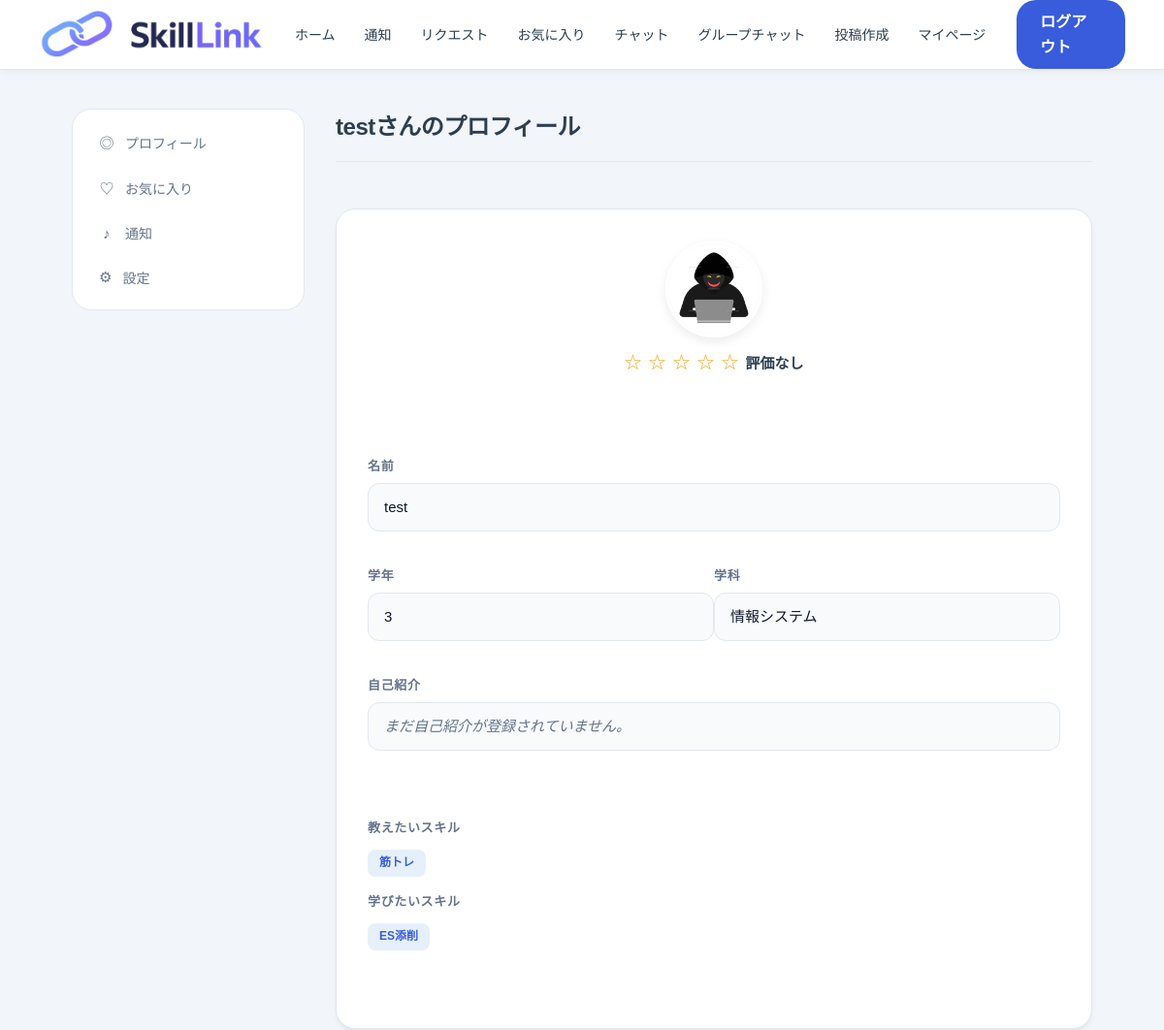
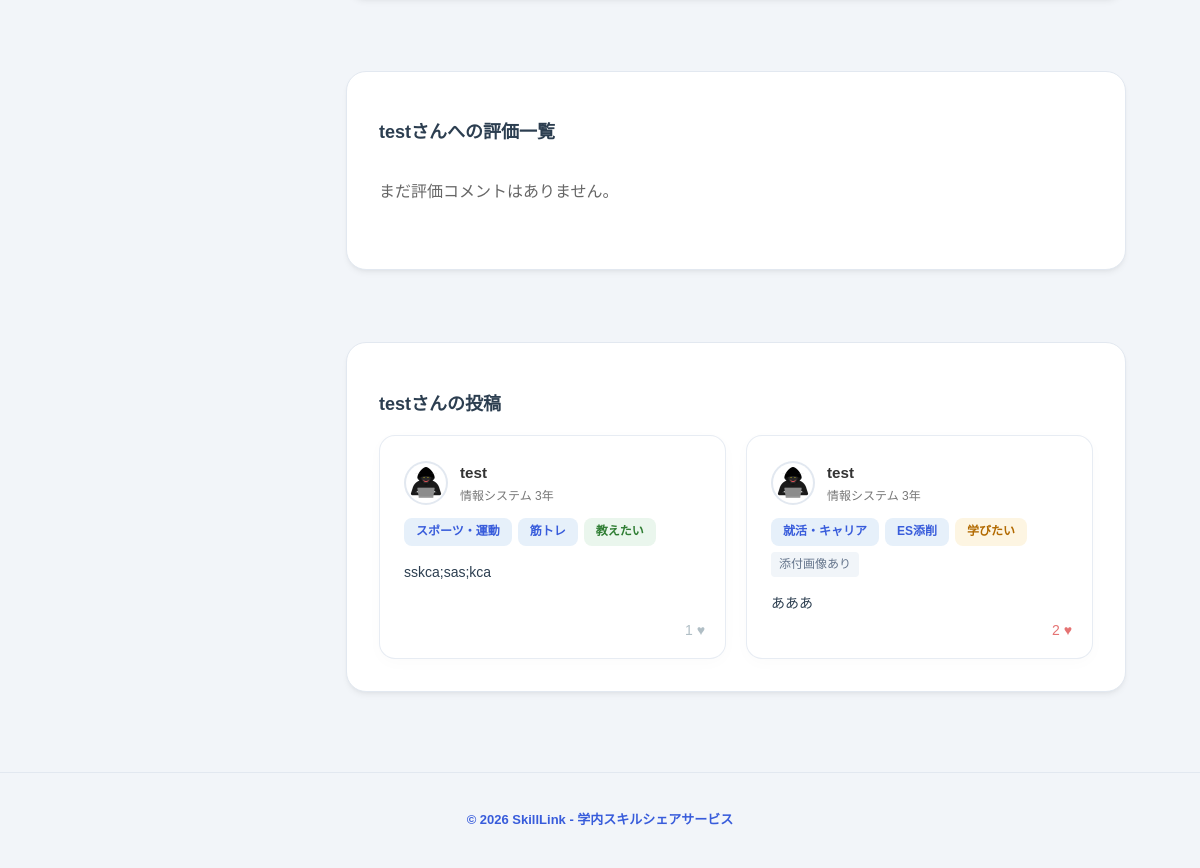
The page /users/1 (signed in) on the database its author committed (2 pictures, top to bottom).
### tables this page shows
CREATE TABLE users (user_id INTEGER PRIMARY KEY AUTOINCREMENT,
        name TEXT NOT NULL UNIQUE, email TEXT NOT NULL UNIQUE, password TEXT NOT NULL, grade TEXT NOT NULL, department TEXT NOT NULL,
        introduction TEXT, icon_path TEXT);

CREATE TABLE skills (skill_id INTEGER PRIMARY KEY AUTOINCREMENT, skill_name TEXT NOT NULL, category_id INTEGER NOT NULL , FOREIGN KEY(category_id) REFERENCES categories(category_id), UNIQUE (skill_name, category_id));

CREATE TABLE posts (post_id INTEGER PRIMARY KEY AUTOINCREMENT, user_id INTEGER NOT NULL, skill_id INTEGER NOT NULL, post_type TEXT NOT NULL,
        post_text TEXT NOT NULL, post_date TIMESTAMP DEFAULT CURRENT_TIMESTAMP, category_id INTEGER NOT NULL, image_path TEXT,
        FOREIGN KEY(user_id) REFERENCES users(user_id),  FOREIGN KEY(skill_id) REFERENCES skills(skill_id), FOREIGN KEY(category_id) REFERENCES categories(category_id));

### routes/posts.py (the view)
@posts.route("/users/<int:user_id>")
def other_profile(user_id):
    if 'user_email' not in session:
        return redirect('/login')
    my_user_id = session.get('user_id')
    if user_id == my_user_id:
        return redirect('/profile')
    db = get_db()
    user_row = db.execute("SELECT * FROM users WHERE user_id = ?", (user_id,)).fetchone()
    if not user_row:
        return "ユーザーが見つかりません", 404
    user = dict(user_row) if user_row else None
    teach_rows = db.execute("""
        SELECT DISTINCT skills.skill_id, skills.skill_name
        FROM posts
        JOIN skills ON posts.skill_id = skills.skill_id
        WHERE posts.user_id = ? AND posts.post_type = '教えたい'
    """, (user_id,)).fetchall()
    skills_teach = [{'skill_id': r[0], 'skill_name': r[1]} for r in teach_rows]
    learn_rows = db.execute("""
        SELECT DISTINCT skills.skill_id, skills.skill_name
        FROM posts
        JOIN skills ON posts.skill_id = skills.skill_id
        WHERE posts.user_id = ? AND posts.post_type = '学びたい'
    """, (user_id,)).fetchall()
    skills_learn = [{'skill_id': r[0], 'skill_name': r[1]} for r in learn_rows]
    user_posts_rows = db.execute("""
        SELECT
            p.*,
            c.category_name,
            s.skill_name,
            COALESCE(l.like_count, 0) AS like_count,
            CASE WHEN my_l.post_id IS NOT NULL THEN 1 ELSE 0 END AS liked_by_me
        FROM posts p
        LEFT JOIN categories c ON p.category_id = c.category_id
        LEFT JOIN skills s ON p.skill_id = s.skill_id
        -- 各投稿のいいね合計数を集計して結合
        LEFT JOIN (
            SELECT post_id, COUNT(*) AS like_count
            FROM likes
            GROUP BY post_id
        ) l ON p.post_id = l.post_id
        -- ログイン中の自分がいいねしているか判定するために結合
        LEFT JOIN likes my_l ON p.post_id = my_l.post_id AND my_l.user_id = ?
        WHERE p.user_id = ?
        ORDER BY p.post_date DESC
    """, (my_user_id, user_id)).fetchall()
    user_posts = [dict(row) for row in user_posts_rows]
    review_stats = db.execute("""
        SELECT AVG(rating) AS avg_rating, COUNT(*) AS review_count
        FROM reviews
        WHERE reviewee_id = ?
    """, (user_id,)).fetchone()
    reviews_rows = db.execute("""
        SELECT r.rating, r.comment, r.created_at, u.name AS reviewer_name
        FROM reviews r
        JOIN users u ON r.reviewer_id = u.user_id
        WHERE r.reviewee_id = ?
        ORDER BY r.created_at DESC
    """, (user_id,)).fetchall()
    reviews = [dict(row) for row in reviews_rows]
    return render_template(
        'other_profile.html',
        user=user,
        skills_teach=skills_teach,
        skills_learn=skills_learn,
        user_posts=user_posts,
        review_stats=review_stats,
        reviews=reviews
    )

### templates/other_profile.html (shortened to what this page needs)
<!DOCTYPE html>
<html lang="ja">
<head>
<link rel="stylesheet" href="{{ url_for('static', filename='css/other_profile.css') }}">
<link rel="stylesheet" href="{{ url_for('static', filename='css/profile.css') }}">
<link rel="stylesheet" href="{{ url_for('static', filename='css/variables.css') }}">
<link rel="stylesheet" href="{{ url_for('static', filename='css/header.css') }}">
<link rel="stylesheet" href="{{ url_for('static', filename='css/footer.css') }}">
<link rel="stylesheet" href="{{ url_for('static', filename='css/top.css') }}">
</head>
<body>
  {% include 'header.html' %}
  <div class="layout">
    <aside class="sidebar">
      <button class="side-link" data-target="profile">
        <a href="/profile"><span class="side-link__icon">◎</span>プロフィール</a>
      </button>
      <button class="side-link" data-target="favorites">
        <a href="/likes/page"><span class="side-link__icon">♡</span>お気に入り</a>
      </button>
      <button class="side-link" data-target="notifications">
        <a href="/notifications"><span class="side-link__icon">♪</span>通知</a>
      </button>
      <button class="side-link" data-target="settings">
        <span class="side-link__icon">⚙</span><a href="/change-password">設定</a>
      </button>
    </aside>
    <main class="page-content">
      <div class="main__head">
        <h1 class="main__title" id="profileTitle">{{ user.name }}さんのプロフィール</h1>
      </div>
      <div class="main profile-block">
        <div class="profile-card-content">
          <div class="avatar-block">
            <div class="avatar-wrap">
              {% if user and user.icon_path %}
                <img id="avatarImg" class="avatar-img" src="{{ url_for('static', filename=user.icon_path) }}" alt="プロフィール画像">
              {% else %}
                <span id="avatarPlaceholder" class="avatar-placeholder">{{ user.name[:2] if user else 'ユーザー' }}</span>
              {% endif %}
            </div>
            <div class="rating-summary">
              <span class="rating-stars">
                  {% set avg = review_stats.avg_rating or 0 %}
                  {% for i in range(1, 6) %}
                      {% if i <= avg|round(0, 'floor') %}★{% else %}☆{% endif %}
                  {% endfor %}
              </span>
              {% if review_stats.avg_rating %}
                  <span class="rating-value">{{ '%.1f'|format(review_stats.avg_rating) }}</span>
                  <span class="rating-count">（{{ review_stats.review_count }}件）</span>
              {% else %}
                  <span class="rating-value">評価なし</span>
              {% endif %}
            </div>
          </div>
          <div class="field-grid">
            <div class="field field--wide">
              <label>名前</label>
              <p class="profile-text-value">{{ user.name if user else '' }}</p>
            </div>
            <div class="field">
              <label>学年</label>
              <p class="profile-text-value">{{ user.grade if user else '' }}</p>
            </div>
            <div class="field">
              <label>学科</label>
              <p class="profile-text-value">{{ user.department if user else '' }}</p>
            </div>
            <div class="field field--wide">
                <label>自己紹介</label>
                <div class="bio-text-block">
                     {% if user and user.introduction %}
                          {{ user.introduction }}
                     {% else %}
                          <span class="bio-empty">まだ自己紹介が登録されていません。</span>
                     {% endif %}
                </div>
           </div>
          </div>
        </div>
        <div class="skill-field">
          <label>教えたいスキル</label>
          <div class="tag-list">
            {% for skill in skills_teach %}
              <span class="tag tag--teach">{{ skill.skill_name }}</span>
            {% else %}
              <span class="no-tags-notice">登録されていません</span>
            {% endfor %}
          </div>
          <label class="skill-field__label-learn">学びたいスキル</label>
          <div class="tag-list">
            {% for skill in skills_learn %}
              <span class="tag tag--learn">{{ skill.skill_name }}</span>
            {% else %}
              <span class="no-tags-notice">登録されていません</span>
            {% endfor %}
          </div>
        </div>
      </div>
      <div class="main review-section">
        <h2 class="section-title">{{ user.name }}さんへの評価一覧</h2>
        <div class="review-list">
          {% if reviews %}
            {% for review in reviews %}
              <div class="review-card">
                <div class="review-header">
                  <div class="review-rating-group">
                    <span class="stars">
                      {% for i in range(1, 6) %}
                        {% if i <= review.rating %}★{% else %}☆{% endif %}
                      {% endfor %}
                    </span>
                    <span class="rating-num">{{ review.rating }}.0</span>
                  </div>
                  <span class="review-date">{{ review.created_at }}</span>
                </div>
                <p class="review-comment">
                  {{ review.comment if review.comment else '（コメントなし）' }}
                </p>
                <div class="reviewer-info">
                  評価者: {{ review.reviewer_name }}
                </div>
              </div>
            {% endfor %}
          {% else %}
            <p class="empty-notice">まだ評価コメントはありません。</p>
          {% endif %}
        </div>
      </div>
      <div class="main my-posts-section">
        <h2 class="section-title">{{ user.name }}さんの投稿</h2>
        <div class="cards">
            {% for post in user_posts %}
            {% set default_icon = url_for('static', filename='img/default-avatar.svg') %}
            {% set user_icon = url_for('static', filename=user.icon_path) if user and user.icon_path else default_icon %}
            {% set is_liked = post.is_liked if post.is_liked is defined else false %}
            <div class="card card--interactive"
                 data-post-id="{{ post.post_id }}"
                 data-user-id="{{ user.user_id }}"
                 data-name="{{ user.name if user else '' }}"
                 data-meta="{{ user.department if user else '' }} {{ user.grade if user else '' }}{% if user and user.grade and '年' not in user.grade|string %}年{% endif %}"
                 data-icon="{{ user_icon }}"
                 data-category="{{ post.category_name }}"
                 data-skill="{{ post.skill_name }}"
                 data-type="{{ post.post_type }}"
                 data-body="{{ post.post_text }}"
                 data-likes="{{ post.like_count if post.like_count is defined else 0 }}"
                 data-liked="{{ 'true' if is_liked else 'false' }}"
                 data-image="{{ url_for('static', filename=post.image_path) if post.image_path else '' }}">
                <div class="card-top">
                    <a href="/users/{{ user.user_id }}" class="user-icon-link" title="{{ user.name }}さんのプロフィールを見る">
                        <img src="{{ user_icon }}" onerror="this.onerror=null; this.src='{{ default_icon }}';" alt="{{ user.name }}のアイコン" class="user-icon-img">
                    </a>
                    <div>
                      <a href="/users/{{ user.user_id }}" class="name-link" title="{{ user.name }}さんのプロフィールを見る">
                          <span class="name">{{ user.name if user else '' }}</span>
                      </a>
                      <span class="meta">{{ user.department if user else '' }} {{ user.grade if user else '' }}{% if user and user.grade and '年' not in user.grade|string %}年{% endif %}</span>
                    </div>
                </div>
                <div class="tags">
                    {% if post.category_name %}<span class="tag">{{ post.category_name }}</span>{% endif %}
                    {% if post.skill_name %}<span class="tag">{{ post.skill_name }}</span>{% endif %}
                    <span class="badge {{ 'teach' if post.post_type == '教えたい' else 'learn' }}">{{ post.post_type }}</span>
                    {% if post.image_path %}
                    <span class="badge-attachment">添付画像あり</span>
                    {% endif %}
                </div>
                <p class="body">{{ post.post_text }}</p>
                <form action="/like/{{ post.post_id }}" method="POST" class="like-form" style="display:inline;" onclick="event.stopPropagation();">
                <button
                    type="button"
                    class="like-btn {% if post.liked_by_me %}liked{% endif %}"
                    data-post-id="{{ post.post_id }}"
                    data-liked="{{ 'true' if post.liked_by_me else 'false' }}"
                    onclick="event.stopPropagation(); toggleLike(this);"
                >
                    <span class="like-count">{{ post.like_count }}</span> ♥
                </button>
                </form>
            </div>
            {% else %}
            <p class="empty-notice empty-notice--padded">まだ投稿がありません。</p>
            {% endfor %}
        </div>
      </div>
    </main>
  </div>
  {% include 'footer.html' %}
</body>
</html>

### rows shown on the page
users: name "test", icon_path (picture), grade "3", department "情報システム"
skills: skill_name "筋トレ"
skills: skill_name "ES添削"
posts: name (picture), category_name "スポーツ・運動", skill_name "筋トレ", post_type "教えたい", post_text "sskca;sas;kca", like_count "1"
posts: name (picture), category_name "就活・キャリア", skill_name "ES添削", post_type "学びたい", shows "添付画像あり", post_text "あああ", like_count "2"
